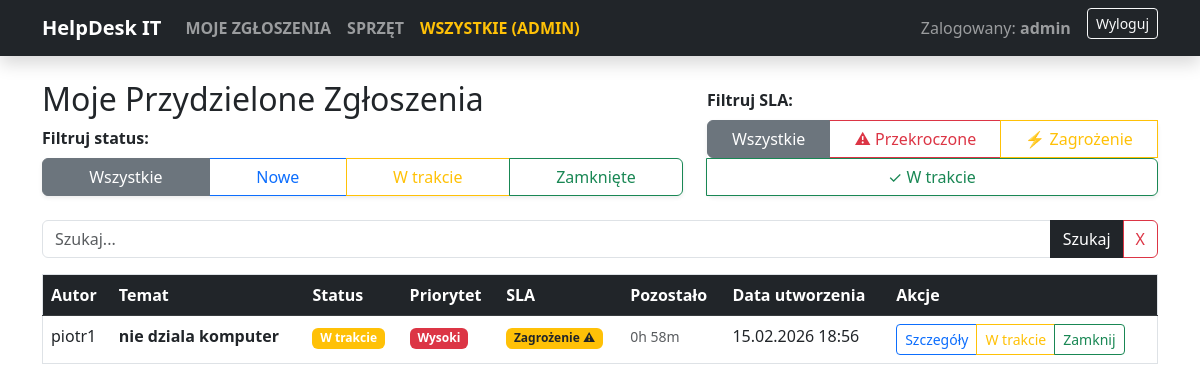
/moje-przydzielone/ (signed in), run on the app's committed database.
### zgloszenia/models.py (models this page shows, shortened)
class Zgloszenie(models.Model):
    KATEGORIE = [
        ('sprzet', 'Sprzęt'),
        ('oprogramowanie', 'Oprogramowanie'),
        ('net', 'Internet'),
    ]
    PRIORYTETY = [
        ('niski', 'Niski'),
        ('wysoki', 'Wysoki'),
    ]
    STATUSY = [
        ('nowe', 'Nowe'),
        ('w_trakcie', 'W trakcie'),
        ('zamkniete', 'Zamknięte'),
    ]
    tytul = models.CharField(max_length=200, verbose_name='Tytuł awarii')
    opis = models.TextField(verbose_name='Opis awarii')
    kategoria = models.CharField(max_length=20, choices=KATEGORIE, default='sprzet')
    priorytet = models.CharField(max_length=20, choices=PRIORYTETY, default='niski')
    status = models.CharField(max_length=20, choices=STATUSY, default='nowe')
    data_utworzenia = models.DateTimeField(auto_now_add=True)
    data_rozwiazania = models.DateTimeField(null=True, blank=True, verbose_name='Data rozwiązania')
    sla_deadline = models.DateTimeField(null=True, blank=True, verbose_name='Termin SLA')
    autor = models.ForeignKey(User, on_delete=models.CASCADE)
    assigned_to = models.ForeignKey(User, on_delete=models.SET_NULL, null=True, blank=True, related_name='przydzielone_zgloszenia', verbose_name='Przydzielono do')
    urzadzenie = models.ForeignKey(Sprzet, on_delete=models.SET_NULL, null=True, blank=True)
    def get_sla_status(self):
        if not self.sla_deadline:
            return 'on_track'
        if self.status == 'zamkniete':
            if self.data_rozwiazania and self.data_rozwiazania <= self.sla_deadline:
                return 'met'
            else:
                return 'breached'
        else:
            time_remaining = self.sla_deadline - timezone.now()
            if time_remaining.total_seconds() < 0:
                return 'breached'
            elif time_remaining.total_seconds() < 3600:
                return 'at_risk'
            else:
                return 'on_track'
    def get_sla_status_display(self):
        status_map = {
            'on_track': 'W trakcie ✓',
            'at_risk': 'Zagrożenie ⚠',
            'breached': 'Przekroczone ✗',
            'met': 'Spełnione ✓'
        }
        return status_map.get(self.get_sla_status(), 'Nieznany')
    def get_time_remaining(self):
        if not self.sla_deadline:
            return 'Brak SLA'
        remaining = self.sla_deadline - timezone.now()
        hours, remainder = divmod(int(remaining.total_seconds()), 3600)
        minutes = remainder // 60
        return f"{hours}h {minutes}m"
    screenshot = models.ImageField(upload_to='screenshoty/', null=True, blank=True)

### zgloszenia/views.py (the view)
# urls.py: path('moje-przydzielone/', views.moje_przydzielone_zgloszenia, name='moje_przydzielone_zgloszenia'),
@login_required
@user_passes_test(czy_admin)
def moje_przydzielone_zgloszenia(request):
    zgloszenia = Zgloszenie.objects.filter(assigned_to=request.user).order_by('-data_utworzenia')
    wybrany_status = request.GET.get('status', '')
    szukana_fraza = request.GET.get('q', '')
    wybrany_sla = request.GET.get('sla', '')
    if wybrany_status:
        zgloszenia = zgloszenia.filter(status=wybrany_status)
    if szukana_fraza:
        zgloszenia = zgloszenia.filter(
            Q(tytul__icontains=szukana_fraza) |
            Q(opis__icontains=szukana_fraza)
        )
    if wybrany_sla == 'breached':
        zgloszenia = [z for z in zgloszenia if z.get_sla_status() == 'breached']
    elif wybrany_sla == 'at_risk':
        zgloszenia = [z for z in zgloszenia if z.get_sla_status() == 'at_risk']
    elif wybrany_sla == 'on_track':
        zgloszenia = [z for z in zgloszenia if z.get_sla_status() == 'on_track']
    context = {
        'zgloszenia': zgloszenia,
        'wybrany_status': wybrany_status,
        'szukana_fraza': szukana_fraza,
        'wybrany_sla': wybrany_sla,
    }
    return render(request, 'zgloszenia/moje_przydzielone.html', context)

### zgloszenia/views.py (called while the page is built)
def czy_admin(user):
    return user.is_staff

### zgloszenia/templates/zgloszenia/moje_przydzielone.html (shortened to what this page needs)
{% extends 'base.html' %}
{% block content %}
<div class="row align-items-end mb-4">
    <div class="col-md-7">
        <h2>Moje Przydzielone Zgłoszenia</h2>
        <label class="form-label fw-bold">Filtruj status:</label>
        <div class="btn-group d-flex shadow-sm" style="flex-wrap: wrap;">
            <a href="?status=&q={{ szukana_fraza }}"
               class="btn btn-outline-secondary {% if not wybrany_status %}active{% endif %}">Wszystkie</a>
            <a href="?status=nowe&q={{ szukana_fraza }}"
               class="btn btn-outline-primary {% if wybrany_status == 'nowe' %}active{% endif %}">Nowe</a>
            <a href="?status=w_trakcie&q={{ szukana_fraza }}"
               class="btn btn-outline-warning {% if wybrany_status == 'w_trakcie' %}active{% endif %}">W trakcie</a>
            <a href="?status=zamkniete&q={{ szukana_fraza }}"
               class="btn btn-outline-success {% if wybrany_status == 'zamkniete' %}active{% endif %}">Zamknięte</a>
        </div>
    </div>
    <div class="col-md-5">
        <label class="form-label fw-bold">Filtruj SLA:</label>
        <div class="btn-group d-flex shadow-sm" style="flex-wrap: wrap;">
            <a href="?status={{ wybrany_status }}&q={{ szukana_fraza }}"
               class="btn btn-outline-secondary {% if not wybrany_sla %}active{% endif %}">Wszystkie</a>
            <a href="?status={{ wybrany_status }}&sla=breached&q={{ szukana_fraza }}"
               class="btn btn-outline-danger {% if wybrany_sla == 'breached' %}active{% endif %}">⚠ Przekroczone</a>
            <a href="?status={{ wybrany_status }}&sla=at_risk&q={{ szukana_fraza }}"
               class="btn btn-outline-warning {% if wybrany_sla == 'at_risk' %}active{% endif %}">⚡ Zagrożenie</a>
            <a href="?status={{ wybrany_status }}&sla=on_track&q={{ szukana_fraza }}"
               class="btn btn-outline-success {% if wybrany_sla == 'on_track' %}active{% endif %}">✓ W trakcie</a>
        </div>
    </div>
</div>
<div class="row mb-3">
    <div class="col-md-12">
        <form method="get" class="d-flex">
            <div class="input-group">
                <input type="text" name="q" class="form-control" placeholder="Szukaj..." value="{{ szukana_fraza }}">
                <button class="btn btn-dark" type="submit">Szukaj</button>
                <a href="{% url 'moje_przydzielone_zgloszenia' %}" class="btn btn-outline-danger">X</a>
            </div>
        </form>
    </div>
</div>
<table class="table table-hover border">
    <thead class="table-dark">
        <tr>
            <th>Autor</th>
            <th>Temat</th>
            <th>Status</th>
            <th>Priorytet</th>
            <th>SLA</th>
            <th>Pozostało</th>
            <th>Data utworzenia</th>
            <th>Akcje</th>
        </tr>
    </thead>
    <tbody>
        {% for z in zgloszenia %}
        <tr>
            <td>{{ z.autor.username }}</td>
            <td>
                <a href="{% url 'szczegoly_zgloszenia' z.pk %}" class="fw-bold text-decoration-none text-dark">
                    {{ z.tytul }}
                </a>
            </td>
            <td>
                <span class="badge
                    {% if z.status == 'nowe' %}bg-primary{% elif z.status == 'w_trakcie' %}bg-warning{% else %}bg-success{% endif %}">
                    {{ z.get_status_display }}
                </span>
            </td>
            <td>
                <span class="badge {% if z.priorytet == 'wysoki' %}bg-danger{% else %}bg-info{% endif %}">
                    {{ z.get_priorytet_display }}
                </span>
            </td>
            <td>
                {% with sla_status=z.get_sla_status %}
                <span class="badge {% if sla_status == 'on_track' %}bg-success{% elif sla_status == 'at_risk' %}bg-warning text-dark{% elif sla_status == 'breached' %}bg-danger{% else %}bg-info{% endif %}">
                    {{ z.get_sla_status_display }}
                </span>
                {% endwith %}
            </td>
            <td>
                {% if z.status != 'zamkniete' %}
                    <small class="text-muted">{{ z.get_time_remaining }}</small>
                {% else %}
                    <small class="text-muted">-</small>
                {% endif %}
            </td>
            <td>{{ z.data_utworzenia|date:"d.m.Y H:i" }}</td>
            <td>
                <div class="btn-group btn-group-sm" role="group">
                    <a href="{% url 'szczegoly_zgloszenia' z.pk %}" class="btn btn-outline-primary">Szczegóły</a>
                    <a href="{% url 'zmien_status' z.pk 'w_trakcie' %}"
                       class="btn btn-outline-warning"
                       {% if z.status == 'w_trakcie' %}disabled{% endif %}>W trakcie</a>
                    <a href="{% url 'zmien_status' z.pk 'zamkniete' %}"
                       class="btn btn-outline-success"
                       {% if z.status == 'zamkniete' %}disabled{% endif %}>Zamknij</a>
                </div>
            </td>
        </tr>
        {% empty %}
        <tr>
            <td colspan="8" class="text-center text-muted p-4">                Brak przydzielonych zgłoszeń spełniających kryteria.
            </td>
        </tr>
        {% endfor %}
    </tbody>
</table>
{% endblock %}

### templates/base.html (shortened to what this page needs)
<!DOCTYPE html>
<html lang="pl">
<head>
    <link href="https://cdn.jsdelivr.net/npm/bootstrap@5.3.0/dist/css/bootstrap.min.css" rel="stylesheet">
</head>
<body>
    <nav class="navbar navbar-expand-lg navbar-dark bg-dark mb-4 shadow">
    <div class="container">
        <a class="navbar-brand fw-bold" href="/">HelpDesk IT</a>
        <div class="collapse navbar-collapse">
            <ul class="navbar-nav me-auto">
                {% if user.is_authenticated %}
                    {% if user.is_staff %}
                        <li class="nav-item"><a class="nav-link fw-bold" href="{% url 'moje_przydzielone_zgloszenia' %}">MOJE ZGŁOSZENIA</a></li>
                        <li class="nav-item"><a class="nav-link fw-bold" href="{% url 'lista_sprzetu' %}">SPRZĘT</a></li>
                        <li class="nav-item"><a class="nav-link text-warning fw-bold" href="{% url 'panel_administratora' %}">WSZYSTKIE (ADMIN)</a></li>
                    {% endif %}
                {% endif %}
            </ul>
            <div class="navbar-nav">
                {% if user.is_authenticated %}
                    <span class="navbar-text me-3">Zalogowany: <strong>{{ user.username }}</strong></span>
                    <form action="{% url 'logout' %}" method="post" class="d-inline">
                        {% csrf_token %}<button type="submit" class="btn btn-outline-light btn-sm">Wyloguj</button>
                    </form>
                {% else %}
                    <a class="btn btn-outline-light btn-sm me-2" href="{% url 'rejestracja' %}">Rejestracja</a>
                    <a class="btn btn-outline-light btn-sm" href="{% url 'login' %}">Zaloguj się</a>
                {% endif %}
            </div>
        </div>
    </div>
</nav>
    <div class="container">
        {% block content %}
        {% endblock %}
    </div>
</body>
</html>

### data on the page
Zgloszenie: autor.username "piotr1", tytul "nie dziala komputer", status "W trakcie", priorytet "Wysoki", sla_status "Zagrożenie ⚠", get_time_remaining "0h 58m", data_utworzenia "15.02.2026 18:56"

### other printed values
{{ user.username }} "admin"
